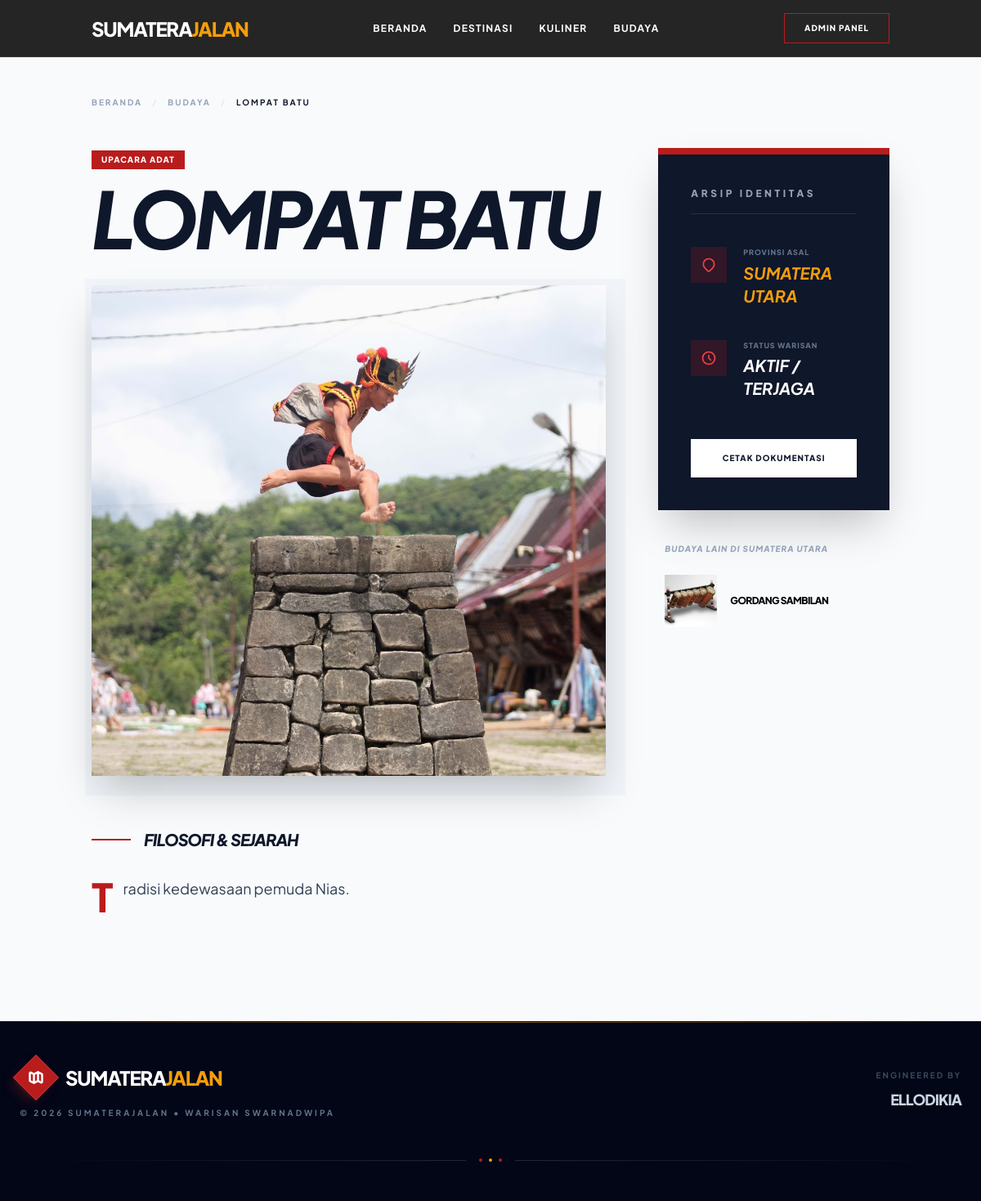
Page /budaya_detail.php?id=2 on the committed database.
### tables this page shows
CREATE TABLE `budaya` (
  `id` int(11) NOT NULL,
  `nama_budaya` varchar(255) NOT NULL,
  `asal_provinsi_id` int(11) DEFAULT NULL,
  `kategori_budaya` enum('Tarian','Upacara Adat','Alat Musik','Pakaian Adat','Seni Pertunjukan') DEFAULT NULL,
  `deskripsi` text DEFAULT NULL,
  `foto` varchar(255) DEFAULT NULL
);

CREATE TABLE `provinsi` (
  `id` int(11) NOT NULL,
  `nama_provinsi` varchar(50) NOT NULL,
  `slug` varchar(50) NOT NULL,
  `ibu_kota` varchar(50) DEFAULT NULL,
  `foto_provinsi` varchar(255) DEFAULT NULL
);

### budaya_detail.php (the view, shortened to what this page needs)
<?php
require_once 'config/database.php';
include 'includes/header.php';
$id = isset($_GET['id']) ? (int)$_GET['id'] : 0;
$query = "SELECT budaya.*, provinsi.nama_provinsi
          FROM budaya
          LEFT JOIN provinsi ON budaya.asal_provinsi_id = provinsi.id
          WHERE budaya.id = ?";
$stmt = $pdo->prepare($query);
$stmt->execute([$id]);
$b = $stmt->fetch();
$query_terkait = "SELECT id, nama_budaya, foto FROM budaya
                  WHERE asal_provinsi_id = ? AND id != ?
                  ORDER BY RAND() LIMIT 3";
$stmt_terkait = $pdo->prepare($query_terkait);
$stmt_terkait->execute([$b['asal_provinsi_id'], $id]);
$budaya_terkait = $stmt_terkait->fetchAll();
?>
<main class="container mx-auto px-6 py-8 md:py-12">
    <nav class="flex flex-wrap text-[9px] md:text-[10px] uppercase tracking-[0.2em] text-slate-400 mb-8 md:mb-12 font-bold">
        <a href="index.php" class="hover:text-red-700 transition">Beranda</a>
        <span class="mx-2 md:mx-3 text-slate-200">/</span>
        <a href="budaya.php" class="hover:text-red-700 transition">Budaya</a>
        <span class="mx-2 md:mx-3 text-slate-200">/</span>
        <span class="text-slate-900"><?= htmlspecialchars($b['nama_budaya']) ?></span>
    </nav>
    <div class="grid grid-cols-1 lg:grid-cols-3 gap-10 lg:gap-16">
        <div class="lg:col-span-2">
            <div class="mb-4">
                <span class="bg-red-700 text-white px-3 py-1 text-[9px] md:text-[10px] font-black uppercase tracking-widest inline-block">
                    <?= $b['kategori_budaya'] ?>
                </span>
            </div>
            <h1 class="text-4xl md:text-6xl lg:text-8xl font-black text-slate-900 mb-8 md:mb-10 leading-[1] lg:leading-[0.9] tracking-tighter uppercase italic">
                <?= htmlspecialchars($b['nama_budaya']) ?>
            </h1>
            <div class="relative mb-12 md:mb-16">
                <div class="overflow-hidden shadow-2xl">
                    <img src="assets/uploads/<?= $b['foto'] ?>"
                         class="w-full h-[250px] sm:h-[400px] md:h-[600px] object-cover hover:scale-105 transition duration-1000"
                         alt="<?= htmlspecialchars($b['nama_budaya']) ?>">
                </div>
            </div>
            <div class="max-w-none">
                <div class="flex items-center gap-4 mb-6 md:mb-8">
                    <div class="h-[2px] w-8 md:w-12 bg-red-700"></div>
                    <h3 class="text-lg md:text-xl font-black uppercase tracking-tighter text-slate-900 italic">Filosofi & Sejarah</h3>
                </div>
                <div class="text-slate-700 leading-relaxed text-base md:text-lg space-y-6">
                    <p class="text-justify first-letter:text-4xl md:first-letter:text-5xl first-letter:font-black first-letter:text-red-700 first-letter:mr-3 first-letter:float-left">
                        <?= nl2br(htmlspecialchars($b['deskripsi'])) ?>
                    </p>
                </div>
            </div>
        </div>
        <div class="lg:col-span-1">
            <div class="lg:sticky lg:top-28 space-y-8">
                <div class="bg-slate-900 text-white p-8 md:p-10 border-t-8 border-red-700 shadow-2xl">
                    <h3 class="text-[10px] md:text-xs font-black uppercase tracking-[0.3em] mb-8 md:mb-10 border-b border-white/10 pb-4 text-slate-400">Arsip Identitas</h3>
                    <div class="grid grid-cols-1 sm:grid-cols-2 lg:grid-cols-1 gap-8 md:gap-10">
                        <div class="flex items-start gap-4 md:gap-5">
                            <div class="bg-red-700/20 p-3 text-red-500">
                                <svg xmlns="http://www.w3.org/2000/svg" class="h-5 w-5" fill="none" viewBox="0 0 24 24" stroke="currentColor">
                                    <path stroke-linecap="round" stroke-linejoin="round" stroke-width="2" d="M17.657 16.657L13.414 20.9a1.998 1.998 0 01-2.827 0l-4.244-4.243a8 8 0 1111.314 0z" />
                                </svg>
                            </div>
                            <div>
                                <p class="text-[9px] font-black text-slate-500 uppercase tracking-widest mb-1">Provinsi Asal</p>
                                <p class="font-bold text-lg md:text-xl italic text-amber-500 uppercase"><?= $b['nama_provinsi'] ?></p>
                            </div>
                        </div>
                        <div class="flex items-start gap-4 md:gap-5">
                            <div class="bg-red-700/20 p-3 text-red-500">
                                <svg xmlns="http://www.w3.org/2000/svg" class="h-5 w-5" fill="none" viewBox="0 0 24 24" stroke="currentColor">
                                    <path stroke-linecap="round" stroke-linejoin="round" stroke-width="2" d="M12 8v4l3 3m6-3a9 9 0 11-18 0 9 9 0 0118 0z" />
                                </svg>
                            </div>
                            <div>
                                <p class="text-[9px] font-black text-slate-500 uppercase tracking-widest mb-1">Status Warisan</p>
                                <p class="font-bold text-lg md:text-xl uppercase italic">Aktif / Terjaga</p>
                            </div>
                        </div>
                    </div>
                    <button onclick="window.print()" class="w-full mt-10 md:mt-12 bg-white text-slate-900 font-black uppercase tracking-widest py-3 md:py-4 text-[10px] hover:bg-red-700 hover:text-white transition duration-500">
                        Cetak Dokumentasi
                    </button>
                </div>
                <?php if($budaya_terkait): ?>
                <div class="p-2">
                    <h4 class="text-[9px] md:text-[10px] font-black uppercase tracking-widest mb-6 text-slate-400 italic">Budaya Lain di <?= $b['nama_provinsi'] ?></h4>
                    <div class="space-y-4">
                        <?php foreach($budaya_terkait as $bt): ?>
                        <a href="budaya_detail.php?id=<?= $bt['id'] ?>" class="flex items-center gap-4 group">
                            <div class="w-14 h-14 md:w-16 md:h-16 flex-shrink-0 overflow-hidden bg-slate-200">
                                <img src="assets/uploads/<?= $bt['foto'] ?>" class="w-full h-full object-cover group-hover:scale-110 transition">
                            </div>
                            <span class="text-[11px] md:text-xs font-black uppercase tracking-tighter group-hover:text-red-700 transition">
                                <?= htmlspecialchars($bt['nama_budaya']) ?>
                            </span>
                        </a>
                        <?php endforeach; ?>
                    </div>
                </div>
                <?php endif; ?>
            </div>
        </div>
    </div>
</main>
<?php include 'includes/footer.php'; ?>

### includes/header.php (style rules this page uses)
body { font-family: 'Plus Jakarta Sans', sans-serif; }

### rows in the picture
budaya: nama_budaya "LOMPAT BATU", kategori_budaya "UPACARA ADAT", foto (picture), deskripsi "Tradisi kedewasaan pemuda Nias.", asal_provinsi.nama_provinsi "SUMATERA UTARA"
budaya: foto (picture), nama_budaya "GORDANG SAMBILAN"
